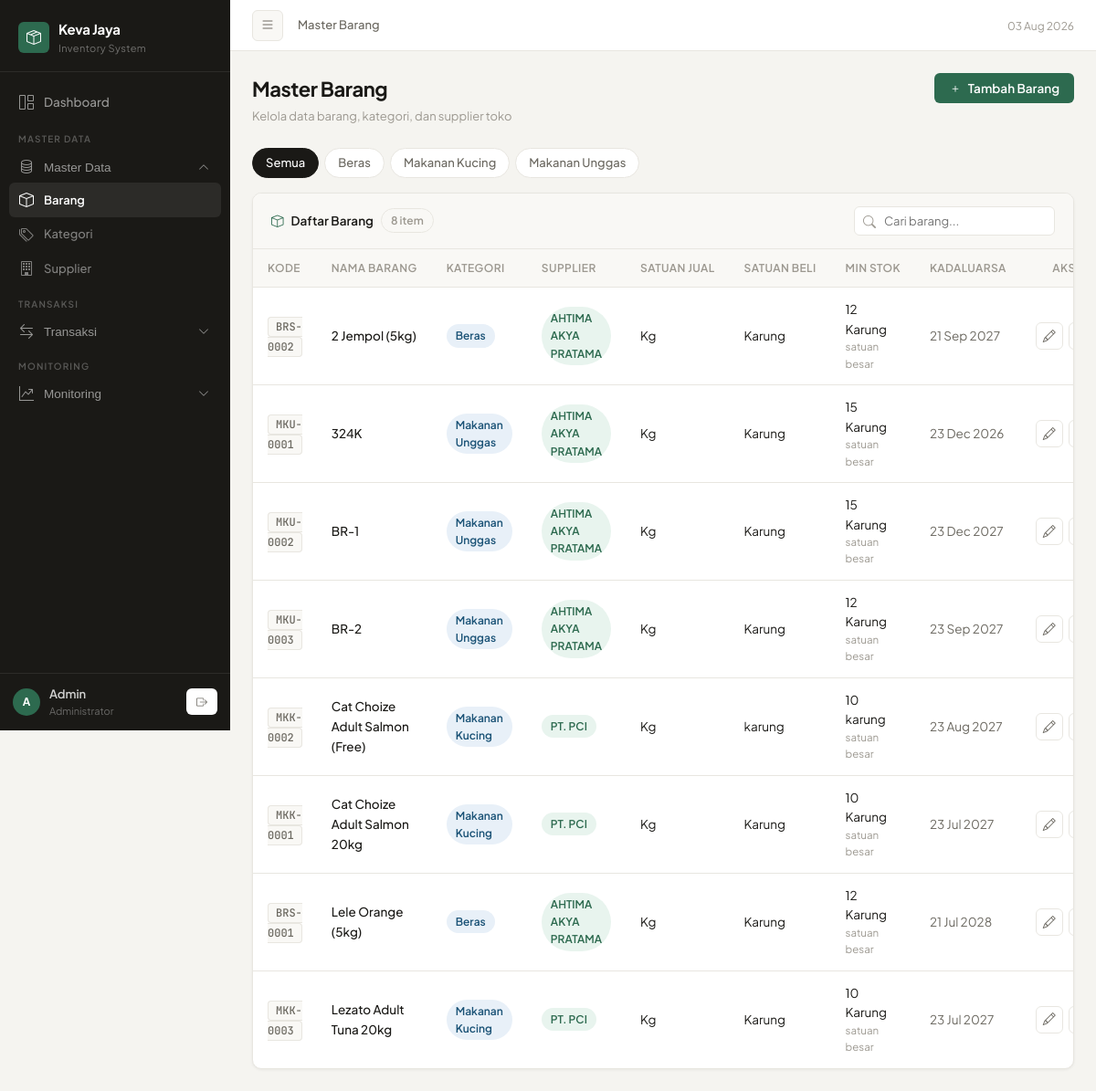
/admin/barang.php (signed in), run on the app's committed database.
### tables this page shows
CREATE TABLE `kategori` (
  `id` int(11) NOT NULL,
  `nama` varchar(100) NOT NULL,
  `kode_prefix` varchar(10) DEFAULT NULL,
  `created_at` timestamp NOT NULL DEFAULT current_timestamp()
);

CREATE TABLE `barang` (
  `id_barang` int(11) NOT NULL,
  `kode_barang` varchar(50) DEFAULT NULL,
  `nama_barang` varchar(200) NOT NULL,
  `kategori` varchar(100) DEFAULT NULL,
  `kategori_id` int(11) DEFAULT NULL,
  `satuan` varchar(20) DEFAULT NULL,
  `satuan_besar` varchar(20) DEFAULT NULL,
  `stok` int(11) DEFAULT 0,
  `stok_besar` int(11) NOT NULL DEFAULT 0,
  `sisa_karung_kg` int(11) NOT NULL DEFAULT 0,
  `stok_rusak` int(11) DEFAULT 0,
  `min_stok` int(11) DEFAULT 0,
  `tanggal_kadaluarsa` date DEFAULT NULL,
  `gambar` varchar(255) DEFAULT NULL,
  `created_at` timestamp NOT NULL DEFAULT current_timestamp(),
  `status` enum('aktif','nonaktif') DEFAULT 'aktif',
  `deleted_at` datetime DEFAULT NULL,
  `supplier_id` int(11) DEFAULT NULL,
  `total_rusak` int(11) NOT NULL DEFAULT 0
);

CREATE TABLE `supplier` (
  `id` int(11) NOT NULL,
  `nama` varchar(100) NOT NULL,
  `alamat` text DEFAULT NULL,
  `telepon` varchar(20) DEFAULT NULL,
  `created_at` timestamp NOT NULL DEFAULT current_timestamp()
);

### admin/barang.php (the view, shortened to what this page needs)
<?php
global $conn;
$filter_kategori = isset($_GET['kategori']) ? $_GET['kategori'] : '';
if ($filter_kategori) {
    $stmt = $conn->prepare("SELECT b.*, s.nama as supplier_nama FROM barang b LEFT JOIN supplier s ON b.supplier_id = s.id WHERE b.kategori = ? ORDER BY b.nama_barang ASC");
    $stmt->bind_param("s", $filter_kategori);
    $stmt->execute();
    $barang = $stmt->get_result();
} else {
    $barang = $conn->query("SELECT b.*, s.nama as supplier_nama FROM barang b LEFT JOIN supplier s ON b.supplier_id = s.id ORDER BY b.nama_barang ASC");
}
$kategori_list = $conn->query("SELECT nama FROM kategori ORDER BY nama");
$current_file = basename($_SERVER['PHP_SELF']);
$open_master   = in_array($current_file, ['barang.php','master_kategori.php','master_supplier.php']);
$open_transaksi= in_array($current_file, ['preorder.php','barang_masuk.php','barang_keluar.php','barang_rusak.php','koreksi_stok.php','olah_stok.php']);
$open_monitor  = in_array($current_file, ['stok.php','stock_mutasi.php']);
?>
<!DOCTYPE html>
<html lang="id">
<head>
    <link rel="stylesheet" href="https://cdn.jsdelivr.net/npm/bootstrap-icons@1.11.3/font/bootstrap-icons.min.css">
</head>
<body>
<aside class="sidebar" id="sidebar">
    <div class="sidebar-brand">
        <div class="brand-logo">
            <div class="brand-icon"><i class="bi bi-box-seam"></i></div>
            <div><div class="brand-name">Keva Jaya</div><div class="brand-sub">Inventory System</div></div>
        </div>
    </div>
    <nav class="sidebar-nav">
        <ul style="list-style:none;padding:0;">
            <li class="nav-item"><a href="dashboard.php" class="nav-link <?= $current_file == 'dashboard.php' ? 'active' : '' ?>"><i class="bi bi-grid-1x2"></i> Dashboard</a></li>
            <div class="nav-section-label">Master Data</div>
            <li class="nav-item">
                <button class="nav-link" onclick="toggleNav('navMaster',this)" aria-expanded="<?= $open_master ? 'true' : 'false' ?>">
                    <i class="bi bi-database"></i> Master Data <i class="bi bi-chevron-down chevron"></i>
                </button>
                <ul id="navMaster" class="nav-sub" style="list-style:none;padding:0;display: <?= $open_master ? 'block' : 'none' ?>;">
                    <li><a href="barang.php" class="nav-link <?= $current_file == 'barang.php' ? 'active' : '' ?>"><i class="bi bi-box"></i> Barang</a></li>
                    <li><a href="master_kategori.php" class="nav-link <?= $current_file == 'master_kategori.php' ? 'active' : '' ?>"><i class="bi bi-tags"></i> Kategori</a></li>
                    <li><a href="master_supplier.php" class="nav-link <?= $current_file == 'master_supplier.php' ? 'active' : '' ?>"><i class="bi bi-building"></i> Supplier</a></li>
                </ul>
            </li>
            <div class="nav-section-label">Transaksi</div>
            <li class="nav-item">
                <button class="nav-link" onclick="toggleNav('navTransaksi',this)" aria-expanded="<?= $open_transaksi ? 'true' : 'false' ?>">
                    <i class="bi bi-arrow-left-right"></i> Transaksi <i class="bi bi-chevron-down chevron"></i>
                </button>
            </li>
            <div class="nav-section-label">Monitoring</div>
            <li class="nav-item">
                <button class="nav-link" onclick="toggleNav('navMonitor',this)" aria-expanded="<?= $open_monitor ? 'true' : 'false' ?>">
                    <i class="bi bi-graph-up-arrow"></i> Monitoring <i class="bi bi-chevron-down chevron"></i>
                </button>
            </li>
        </ul>
    </nav>
    <div class="sidebar-footer">
        <div class="user-card">
            <div class="user-avatar">A</div>
            <div>
                <div class="user-name"><?= htmlspecialchars($_SESSION['username'] ?? 'Admin') ?></div>
                <div class="user-role">Administrator</div>
            </div>
            <a href="../logout.php" class="btn-sm" style="margin-left:auto;border:none;" data-tooltip="Logout">
                <i class="bi bi-box-arrow-right"></i>
            </a>
        </div>
    </div>
</aside>
<div class="main" id="main">
    <header class="topbar">
        <button class="btn-toggle" id="sidebarToggle"><i class="bi bi-list"></i></button>
        <div class="breadcrumb-bar">
            <span>Master Barang</span>
        </div>
        <div class="topbar-right">
            <span style="font-size:12px;color:var(--text-muted);"><?= date('d M Y') ?></span>
        </div>
    </header>
    <div class="page-body">
        <div class="page-header">
            <div>
                <div class="page-title">Master Barang</div>
                <div class="page-subtitle">Kelola data barang, kategori, dan supplier toko</div>
            </div>
            <button class="btn-primary" onclick="openModal('tambahModal')"><i class="bi bi-plus"></i> Tambah Barang</button>
        </div>
        <div class="filter-bar">
            <a href="barang.php" class="filter-tab <?= !$filter_kategori ? 'active' : '' ?>">Semua</a>
            <?php
            $kategori_list->data_seek(0);
            while($kat = $kategori_list->fetch_assoc()):
            ?>
            <a href="?kategori=<?= urlencode($kat['nama']) ?>" class="filter-tab <?= $filter_kategori == $kat['nama'] ? 'active' : '' ?>">
                <?= htmlspecialchars($kat['nama']) ?>
            </a>
            <?php endwhile; ?>
        </div>
        <div class="card">
            <div class="card-head">
                <div class="card-head-title"><i class="bi bi-box"></i> Daftar Barang <span class="row-count" id="rowCount"></span></div>
                <div class="search-wrap"><i class="bi bi-search"></i><input type="text" class="search-input" id="searchInput" placeholder="Cari barang..."></div>
            </div>
            <div class="table-wrap">
                <table>
                    <thead>
                        <tr><th>Kode</th><th>Nama Barang</th><th>Kategori</th><th>Supplier</th><th>Satuan Jual</th><th>Satuan Beli</th><th>Min Stok</th><th>Kadaluarsa</th><th style="text-align:center;">Aksi</th></tr>
                    </thead>
                    <tbody id="tableBody">
                        <?php if($barang->num_rows > 0): ?>
                            <?php while($row = $barang->fetch_assoc()): ?>
                            <tr>
                                <td><span class="kode-text"><?= htmlspecialchars($row['kode_barang']) ?></span></td>
                                <td style="font-weight:500;"><?= htmlspecialchars($row['nama_barang']) ?></td>
                                <td><span class="badge badge-blue"><?= htmlspecialchars($row['kategori'] ?? '—') ?></span></td>
                                <td><span class="badge badge-green"><?= htmlspecialchars($row['supplier_nama'] ?? '—') ?></span></td>
                                <td><?= htmlspecialchars($row['satuan']) ?></td>
                                <td><?= !empty($row['satuan_besar']) ? htmlspecialchars($row['satuan_besar']) : '<span style="color:var(--text-muted);">—</span>' ?></td>
                                <td>
                                    <?= (int)$row['min_stok'] ?>
                                    <?= htmlspecialchars(!empty($row['satuan_besar']) ? $row['satuan_besar'] : $row['satuan']) ?>
                                    <?php if (!empty($row['satuan_besar'])): ?>
                                        <span class="form-hint" style="display:block;">satuan besar</span>
                                    <?php endif; ?>
                                </td>
                                <td><span style="color:var(--text-secondary);"><?= !empty($row['tanggal_kadaluarsa']) ? date('d M Y', strtotime($row['tanggal_kadaluarsa'])) : '—' ?></span></td>
                                <td>
                                    <div style="display:flex;gap:6px;justify-content:center;">
                                        <button class="btn-action btn-edit" data-tooltip="Edit"
                                            data-id="<?= $row['id_barang'] ?>"
                                            data-kode="<?= htmlspecialchars($row['kode_barang']) ?>"
                                            data-nama="<?= htmlspecialchars($row['nama_barang']) ?>"
                                            data-kategori="<?= htmlspecialchars($row['kategori'] ?? '') ?>"
                                            data-satuan="<?= htmlspecialchars($row['satuan']) ?>"
                                            data-satuan-besar="<?= htmlspecialchars($row['satuan_besar'] ?? '') ?>"
                                            data-minstok="<?= (int)$row['min_stok'] ?>"
                                            data-supplier-id="<?= (int)$row['supplier_id'] ?>"
                                            data-tanggal="<?= htmlspecialchars($row['tanggal_kadaluarsa'] ?? '') ?>">
                                            <i class="bi bi-pencil"></i>
                                        </button>
                                        <a href="?hapus=<?= $row['id_barang'] ?>" class="btn-action danger" data-tooltip="Hapus" onclick="return confirm('Yakin ingin menghapus barang ini?')"><i class="bi bi-trash"></i></a>
                                    </div>
                                </td>
                            </tr>
                            <?php endwhile; ?>
                        <?php else: ?>
                            <tr><td colspan="9"><div class="empty-state"><i class="bi bi-inbox"></i><p>Belum ada data barang</p></div></td></tr>
                        <?php endif; ?>
                    </tbody>
                </table>
            </div>
        </div>
    </div>
</div>
</body>
</html>

### data on the page
kategori: nama "Beras"
kategori: nama "Makanan Kucing"
kategori: nama "Makanan Unggas"
barang: kode_barang "BRS-0002", nama_barang "2 Jempol (5kg)", kategori "Beras", supplier.nama "AHTIMA AKYA PRATAMA", satuan "Kg", satuan_besar "Karung", min_stok "12", shows "satuan besar", tanggal_kadaluarsa "21 Sep 2027"
barang: kode_barang "MKU-0001", nama_barang "324K", kategori "Makanan Unggas", supplier.nama "AHTIMA AKYA PRATAMA", satuan "Kg", satuan_besar "Karung", min_stok "15", shows "satuan besar", tanggal_kadaluarsa "23 Dec 2026"
barang: kode_barang "MKU-0002", nama_barang "BR-1", kategori "Makanan Unggas", supplier.nama "AHTIMA AKYA PRATAMA", satuan "Kg", satuan_besar "Karung", min_stok "15", shows "satuan besar", tanggal_kadaluarsa "23 Dec 2027"
barang: kode_barang "MKU-0003", nama_barang "BR-2", kategori "Makanan Unggas", supplier.nama "AHTIMA AKYA PRATAMA", satuan "Kg", satuan_besar "Karung", min_stok "12", shows "satuan besar", tanggal_kadaluarsa "23 Sep 2027"
barang: kode_barang "MKK-0002", nama_barang "Cat Choize Adult Salmon (Free)", kategori "Makanan Kucing", supplier.nama "PT. PCI", satuan "Kg", satuan_besar "karung", min_stok "10", shows "satuan besar", tanggal_kadaluarsa "23 Aug 2027"
barang: kode_barang "MKK-0001", nama_barang "Cat Choize Adult Salmon 20kg", kategori "Makanan Kucing", supplier.nama "PT. PCI", satuan "Kg", satuan_besar "Karung", min_stok "10", shows "satuan besar", tanggal_kadaluarsa "23 Jul 2027"
barang: kode_barang "BRS-0001", nama_barang "Lele Orange (5kg)", kategori "Beras", supplier.nama "AHTIMA AKYA PRATAMA", satuan "Kg", satuan_besar "Karung", min_stok "12", shows "satuan besar", tanggal_kadaluarsa "21 Jul 2028"
barang: kode_barang "MKK-0003", nama_barang "Lezato Adult Tuna 20kg", kategori "Makanan Kucing", supplier.nama "PT. PCI", satuan "Kg", satuan_besar "Karung", min_stok "10", shows "satuan besar", tanggal_kadaluarsa "23 Jul 2027"

### other printed values
$_SESSION['username'] "Admin"
